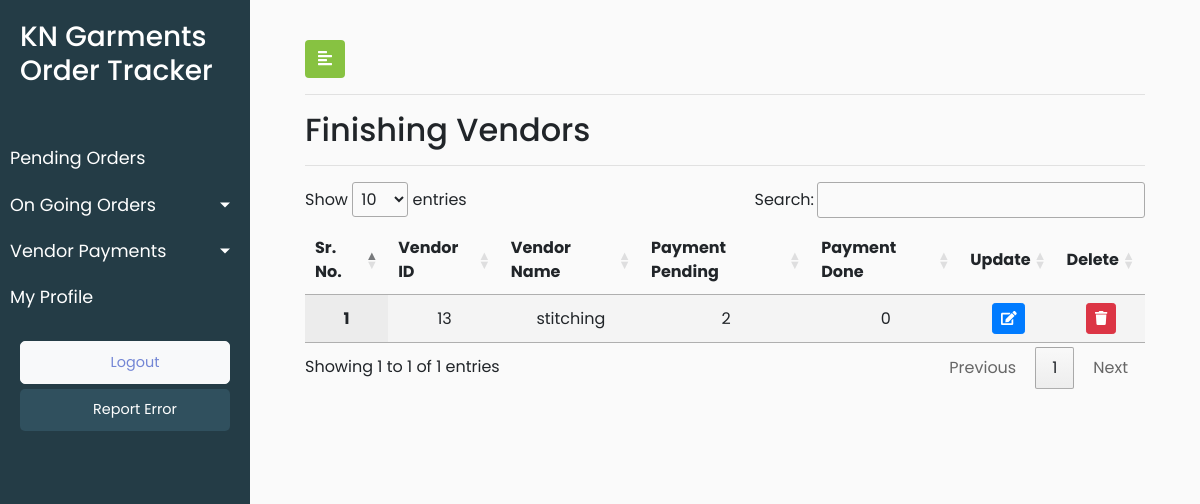
The app's page /finishing_order_vendor_payment/ (signed in), older data.
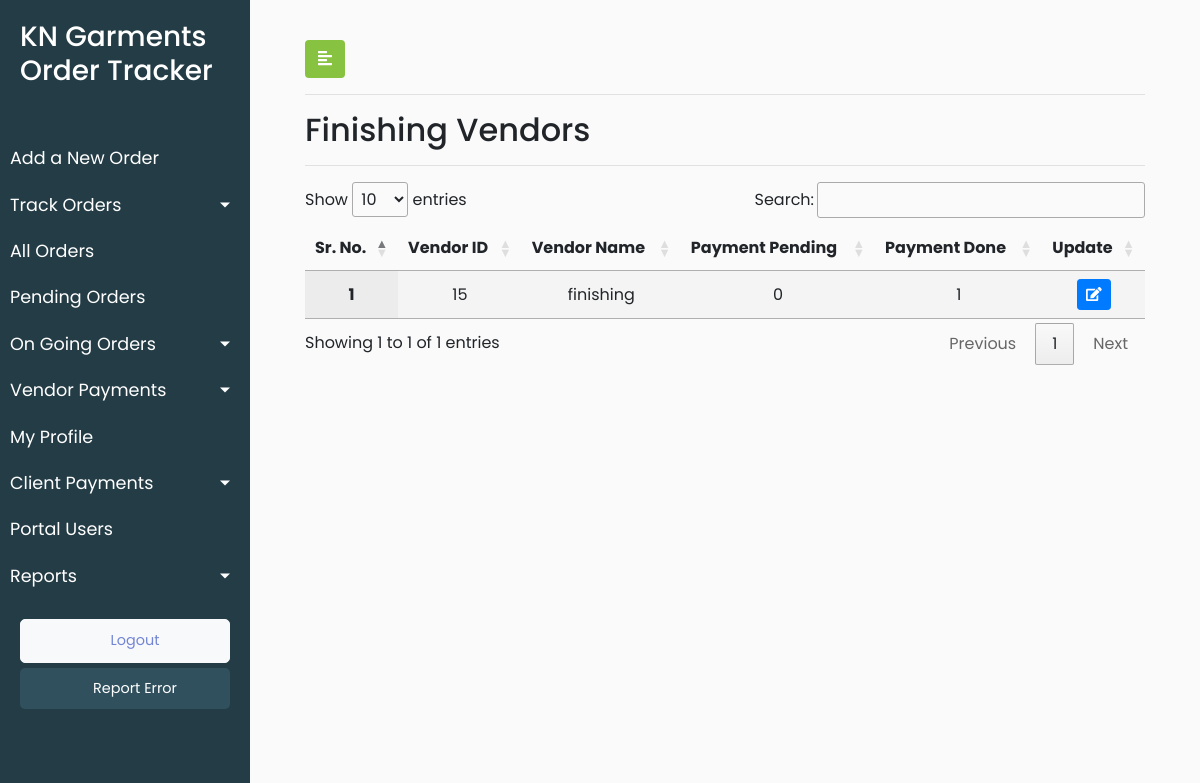
The same page, newer data.
### KNGarment_Order_TrackPro_App/models.py (models this page shows)
class CustomUser(AbstractUser):
    SUPER_ADMIN = 108
    ADMIN = 100
    FABRIC_VENDOR = 1
    STITCHING_VENDOR = 2
    WASHING_VENDOR = 3
    FINISHING_VENDOR = 4
    ROLE_CHOICES = (
      (ADMIN,'admin'),
      (SUPER_ADMIN,'super_admin'),
      (FABRIC_VENDOR,'fabric_vendor'),
      (STITCHING_VENDOR,'stitching_vendor'),
      (WASHING_VENDOR,'washing_vendor'),
      (FINISHING_VENDOR,'finishing_vendor')
    )
    user_role = models.PositiveSmallIntegerField(choices=ROLE_CHOICES,default=ADMIN,blank=True)

### KNGarment_Order_TrackPro_App/views.py (the view)
# urls.py: path('finishing_order_vendor_payment/',views.finishing_order_vendor_payment,name='finishing_order_vendor_payment'),
def finishing_order_vendor_payment(request):
    finishing_list=functions.filtering_vendors(4)
    user_role = request.user.user_role
    data = {'finishing_list':finishing_list,'user_role':user_role}
    return render(request,'KNGarment_Order_TrackPro_App/finishing_order_vendor_payment.html',data)

### KNGarment_Order_TrackPro_App/functions.py (called while the page is built)
def filtering_vendors(vendor_type_parameter):
    vendor_payment_status = [1,2]
    x = list(set(list(CustomUser.objects.filter(user_role=vendor_type_parameter).values_list('pk','username'))))
    vendor_status_list = [vendor_payment_count(a,vendor_payment_status_one) for a in x for vendor_payment_status_one in vendor_payment_status ]
    final = [vendor_status_list[i * 2:(i + 1) * 2] for i in range((len(vendor_status_list) + 2 - 1) // 2 )]
    vendor_dict = dict(zip(x,final))
    return vendor_dict

def vendor_payment_count(a,vendor_payment_status_one):
    if vendor_payment_status_one == 1:
        count = Process.objects.filter(process_customuser_id=CustomUser.objects.get(pk=int(a[0])),process_payment_status=1).all().count()
        return count
    elif vendor_payment_status_one == 2:
        count = Process.objects.filter(process_customuser_id=CustomUser.objects.get(pk=int(a[0])),process_payment_status=2).all().count()
        return count

### KNGarment_Order_TrackPro_App/templates/KNGarment_Order_TrackPro_App/finishing_order_vendor_payment.html (shortened to what this page needs)
{% extends 'KNGarment_Order_TrackPro_App/base.html' %}
{% load static %}
{% block stylesheets %}
<link rel="stylesheet" href="//cdn.datatables.net/1.10.19/css/jquery.dataTables.min.css">
{% endblock stylesheets %}
{% block content %}
        <div id="content">
            <div class="container-fluid">
                <button type="button" id="sidebarCollapse" class="btn" style="background-color: #87c241;color: white">
                    <i class="fas fa-align-left"></i>
                </button>
                <hr>
                <h2>Finishing Vendors</h2>
                <hr>
                 <div>
                       <table id="test_table" class="display" style="width:100%; text-align: center">
                            <thead>
                                <tr>
                                    <th>Sr. No.</th>
                                    <th>Vendor ID</th>
                                    <th>Vendor Name</th>
                                    <th>Payment Pending</th>
                                     <th>Payment Done</th>
                                     <th>Update</th>
                                     {% if user_role == 1 %}
                                    <th>Delete</th>
                                    {% endif %}
                                </tr>
                            </thead>
                               <tbody>
                                {% for key,value in finishing_list.items %}
                                <tr>
                       <th class="text-center" scope="row">{{ forloop.counter }}</th>
                        <td class="text-center">{{ key.0 }}</td>
                        <td class="text-center">{{ key.1 }}</td>
                        <td class="text-center"><a href="{% url 'KNGarment_Order_TrackPro_App:finishing_order_vendor_payment_details'  vendor_id=key.0 payment_status=2 %}"> {{value.1}}</a></td>
                       <td class="text-center"><a href="{% url 'KNGarment_Order_TrackPro_App:finishing_order_vendor_payment_details'  vendor_id=key.0 payment_status=1 %}">{{value.0}}</a></td>
                          <td>
							<button type="button" class="update-book btn btn-sm btn-primary" data-id="">
								<span class="fa fa-edit"></span>
							</button>
						</td>
                        {% if user_role == 1 %}
						<td>
							<button type="button" class="delete-book btn btn-sm btn-danger" data-id="">
								<span class="fa fa-trash"></span>
							</button>
						</td>
                        {% endif %}
                                   </tr>
                           {% endfor %}
                            </tbody>
                             </table>
                </div>
            </div>
        </div>
{% endblock content %}

Row changes from the older to the newer data that the page shows:
no longer on this page (row edited): CustomUser: id "13", username "stitching", value "2", is_superuser "0"
now on this page (row edited): CustomUser: id "15", username "finishing", value "0", value "1"
Text that changed along with them:
text no longer shown: "Delete"
text now shown: "Add a New Order Track Orders All Orders Client Payments Portal Users Reports"
